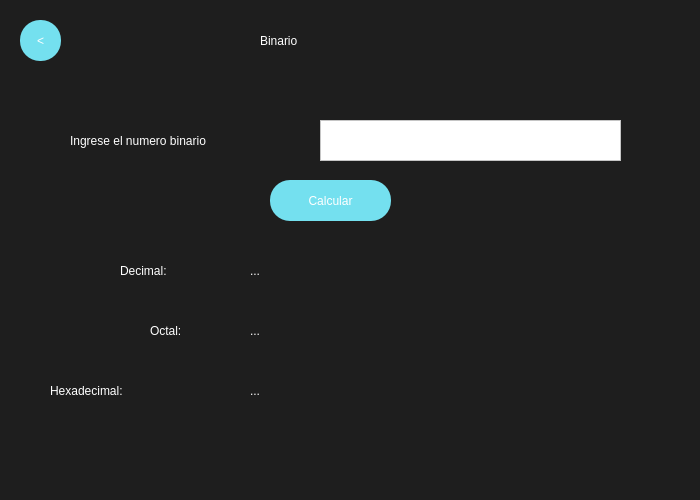
<?xml version="1.0" encoding="UTF-8"?>
<ui version="4.0">
 <class>MainWindow</class>
 <widget class="QMainWindow" name="MainWindow">
  <property name="geometry">
   <rect>
    <x>0</x>
    <y>0</y>
    <width>700</width>
    <height>500</height>
   </rect>
  </property>
  <property name="minimumSize">
   <size>
    <width>700</width>
    <height>500</height>
   </size>
  </property>
  <property name="maximumSize">
   <size>
    <width>700</width>
    <height>500</height>
   </size>
  </property>
  <property name="windowTitle">
   <string>MainWindow</string>
  </property>
  <property name="styleSheet">
   <string notr="true">QWidget{
background-color:#1E1E1E;
}

QPushButton{
background-color:#74E0Ef;
color:white;
font: 30pt &quot;Impact&quot;;
border-radius:25px;
}

QPushButton:hover{
background-color:#7A63FF;
color:#74E0Ef;
font: 30pt &quot;Impact&quot;;
border-radius:30px;
}

</string>
  </property>
  <widget class="QWidget" name="centralwidget">
   <widget class="QLabel" name="label">
    <property name="geometry">
     <rect>
      <x>260</x>
      <y>10</y>
      <width>211</width>
      <height>61</height>
     </rect>
    </property>
    <property name="styleSheet">
     <string notr="true">color:white;
font: 50pt &quot;Impact&quot;;
</string>
    </property>
    <property name="text">
     <string>Binario</string>
    </property>
   </widget>
   <widget class="QLabel" name="label_2">
    <property name="geometry">
     <rect>
      <x>70</x>
      <y>120</y>
      <width>231</width>
      <height>41</height>
     </rect>
    </property>
    <property name="styleSheet">
     <string notr="true">color: rgb(255, 255, 255);
font: 15pt &quot;Arial&quot;;</string>
    </property>
    <property name="text">
     <string>Ingrese el numero binario</string>
    </property>
   </widget>
   <widget class="QPushButton" name="BinaryCalculateButton">
    <property name="geometry">
     <rect>
      <x>270</x>
      <y>180</y>
      <width>121</width>
      <height>41</height>
     </rect>
    </property>
    <property name="styleSheet">
     <string notr="true">font: 20pt &quot;impact&quot;;
border-radius:20px;</string>
    </property>
    <property name="text">
     <string>Calcular</string>
    </property>
   </widget>
   <widget class="QLabel" name="label_5">
    <property name="geometry">
     <rect>
      <x>50</x>
      <y>370</y>
      <width>191</width>
      <height>41</height>
     </rect>
    </property>
    <property name="styleSheet">
     <string notr="true">color: rgb(255, 255, 255);
font: 25pt &quot;Arial&quot;;</string>
    </property>
    <property name="text">
     <string>Hexadecimal:</string>
    </property>
   </widget>
   <widget class="QLabel" name="label_6">
    <property name="geometry">
     <rect>
      <x>150</x>
      <y>310</y>
      <width>91</width>
      <height>41</height>
     </rect>
    </property>
    <property name="styleSheet">
     <string notr="true">color: rgb(255, 255, 255);
font: 25pt &quot;Arial&quot;;</string>
    </property>
    <property name="text">
     <string>Octal:</string>
    </property>
   </widget>
   <widget class="QLabel" name="label_7">
    <property name="geometry">
     <rect>
      <x>120</x>
      <y>250</y>
      <width>121</width>
      <height>41</height>
     </rect>
    </property>
    <property name="styleSheet">
     <string notr="true">color: rgb(255, 255, 255);
font: 25pt &quot;Arial&quot;;</string>
    </property>
    <property name="text">
     <string>Decimal:</string>
    </property>
   </widget>
   <widget class="QLabel" name="ResultDecimal">
    <property name="geometry">
     <rect>
      <x>250</x>
      <y>250</y>
      <width>431</width>
      <height>41</height>
     </rect>
    </property>
    <property name="styleSheet">
     <string notr="true">color: rgb(255, 255, 255);
font: 25pt &quot;Arial&quot;;</string>
    </property>
    <property name="text">
     <string>...</string>
    </property>
   </widget>
   <widget class="QLabel" name="ResultOctal">
    <property name="geometry">
     <rect>
      <x>250</x>
      <y>310</y>
      <width>431</width>
      <height>41</height>
     </rect>
    </property>
    <property name="styleSheet">
     <string notr="true">color: rgb(255, 255, 255);
font: 25pt &quot;Arial&quot;;</string>
    </property>
    <property name="text">
     <string>...</string>
    </property>
   </widget>
   <widget class="QLabel" name="ResultHexadecimal">
    <property name="geometry">
     <rect>
      <x>250</x>
      <y>370</y>
      <width>431</width>
      <height>41</height>
     </rect>
    </property>
    <property name="styleSheet">
     <string notr="true">color: rgb(255, 255, 255);
font: 25pt &quot;Arial&quot;;</string>
    </property>
    <property name="text">
     <string>...</string>
    </property>
   </widget>
   <widget class="QPushButton" name="BInaryBackButton">
    <property name="geometry">
     <rect>
      <x>20</x>
      <y>20</y>
      <width>41</width>
      <height>41</height>
     </rect>
    </property>
    <property name="styleSheet">
     <string notr="true">font: 20pt &quot;impact&quot;;
border-radius:20px;</string>
    </property>
    <property name="text">
     <string>&lt;</string>
    </property>
   </widget>
   <widget class="QTextEdit" name="BinaryEntry">
    <property name="geometry">
     <rect>
      <x>320</x>
      <y>120</y>
      <width>301</width>
      <height>41</height>
     </rect>
    </property>
    <property name="styleSheet">
     <string notr="true">background-color: rgb(255, 255, 255);</string>
    </property>
   </widget>
  </widget>
 </widget>
 <resources/>
 <connections/>
</ui>
